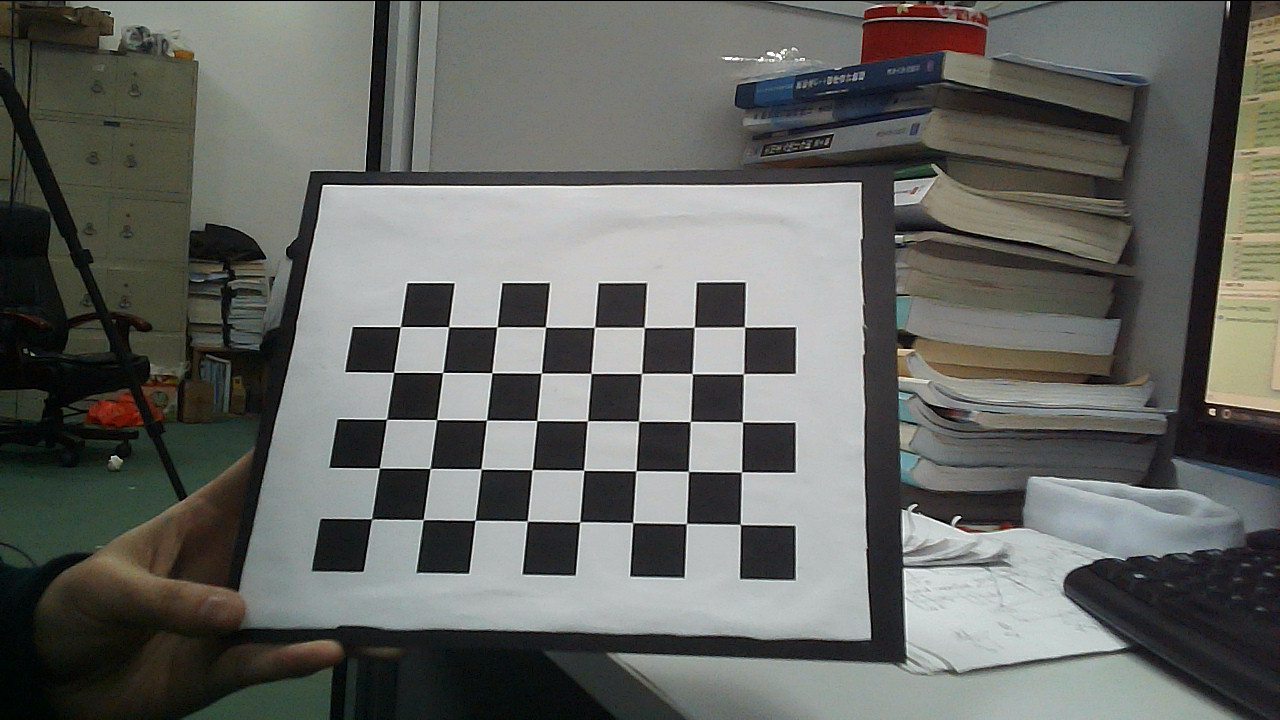
%> input picture Stereo/stereoCalibration/stereo calibration20171130/left/left01.png, 1280 x 720 px
$ octave stereo_test.m   (GNU Octave 9; MATLAB toolbox functions it lacks are replaced by stand-ins)
%> lines starting %> are read from the running program, lines starting %| are printed output that depends on the picture
%stereo test
dirname = 'C:/Users/w9349/OneDrive - Platinum/mycodelib/stereoCalibration/stereo calibration20171130/';
imgl = imread([dirname, 'left/left01.png']);
%> imgl is the input picture: size 720x1280x3 uint8; mean R, G, B 100.7, 102.2, 97.9
imgr = imread([dirname, 'right/right01.png']);
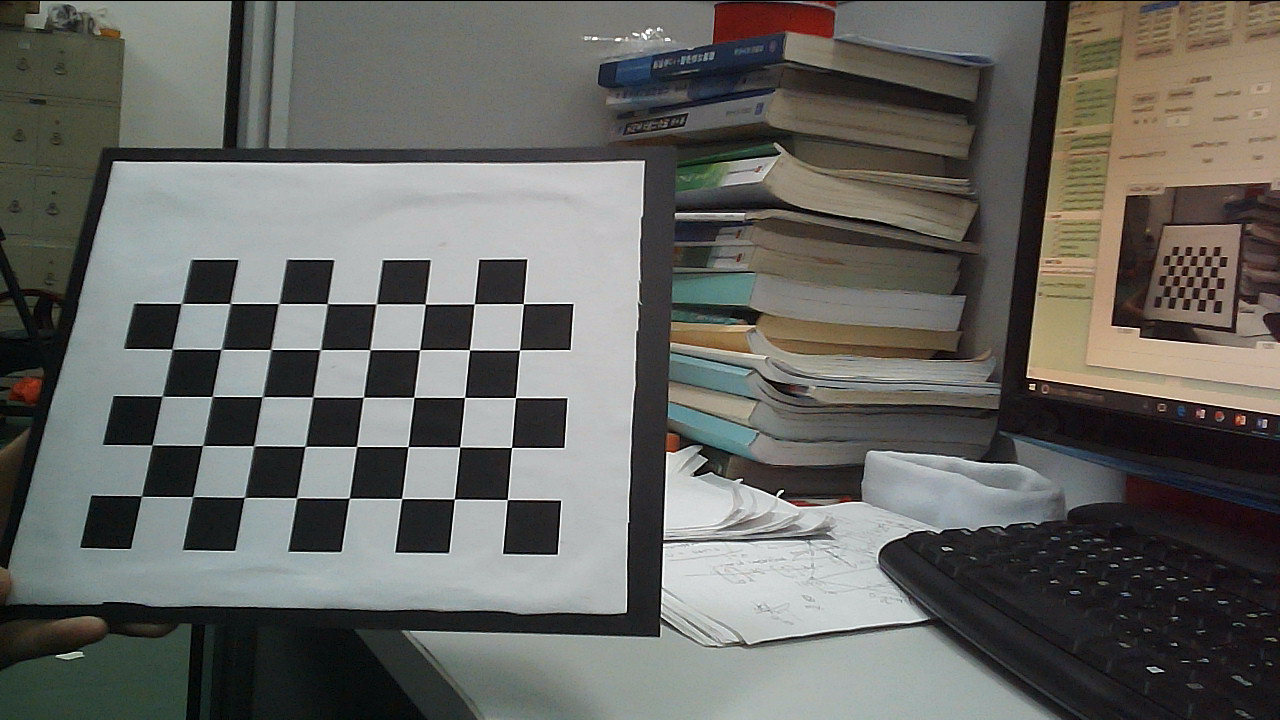
%> input picture Stereo/stereoCalibration/stereo calibration20171130/right/right01.png, 1280 x 720 px
%> imgr is the input picture: size 720x1280x3 uint8; mean R, G, B 102.7, 102.4, 98
imgl = rgb2gray(imgl);
%> imgl: size 720x1280 uint8
imgr = rgb2gray(imgr);
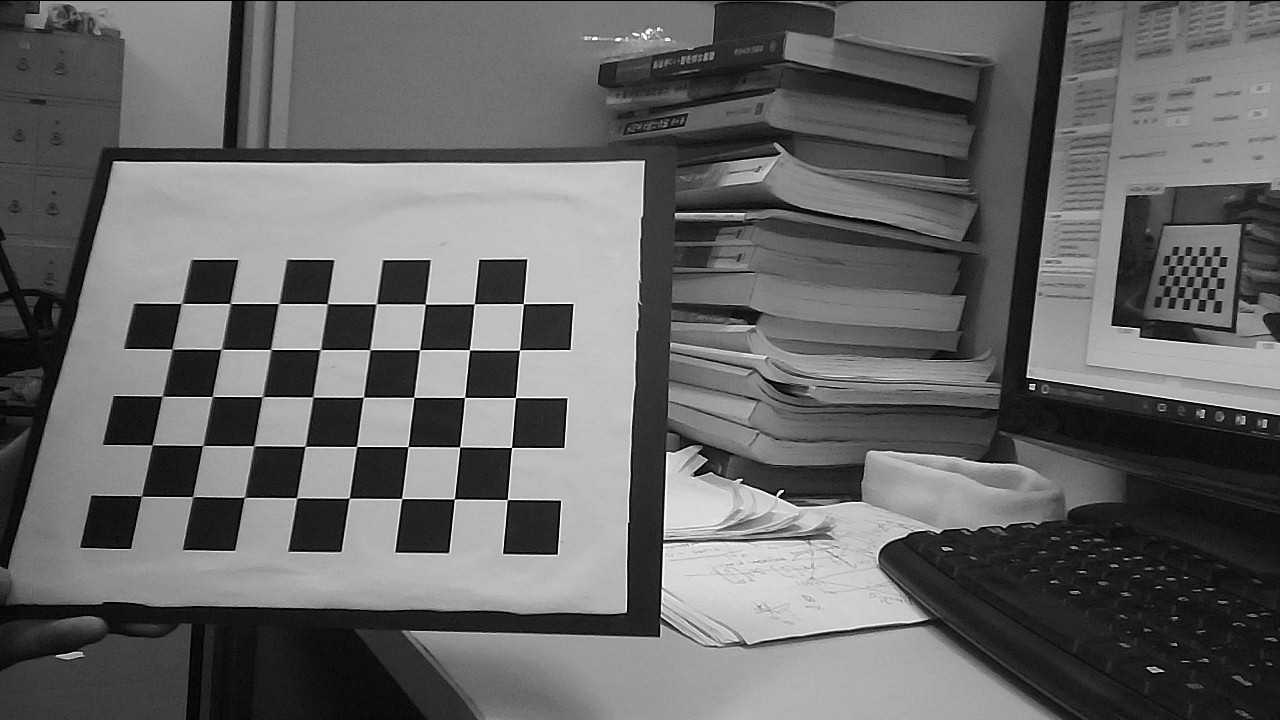
%> imgr: size 720x1280 uint8; min 0, max 255, mean 102

% filter 之后，重建效果更好
imgl = imgaussfilt(imgl,3);
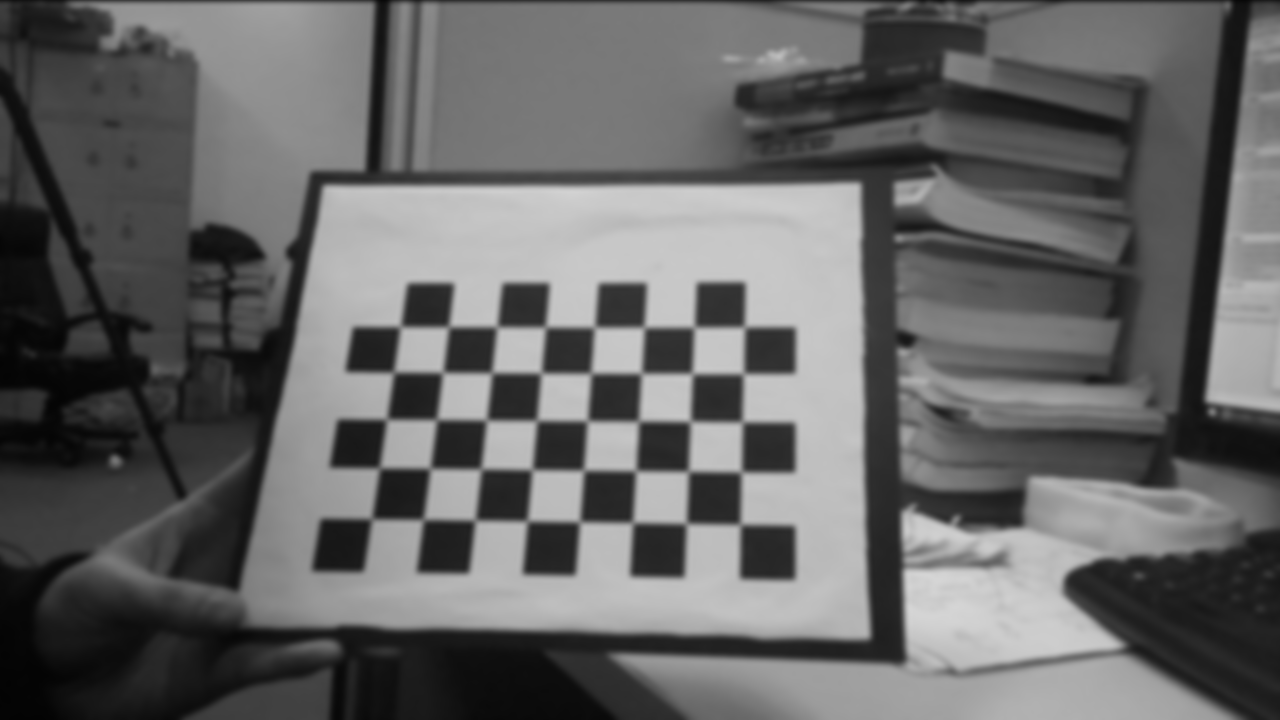
%> imgl: size 720x1280 uint8; min 3, max 213, mean 101.1
imgr = imgaussfilt(imgr,3);
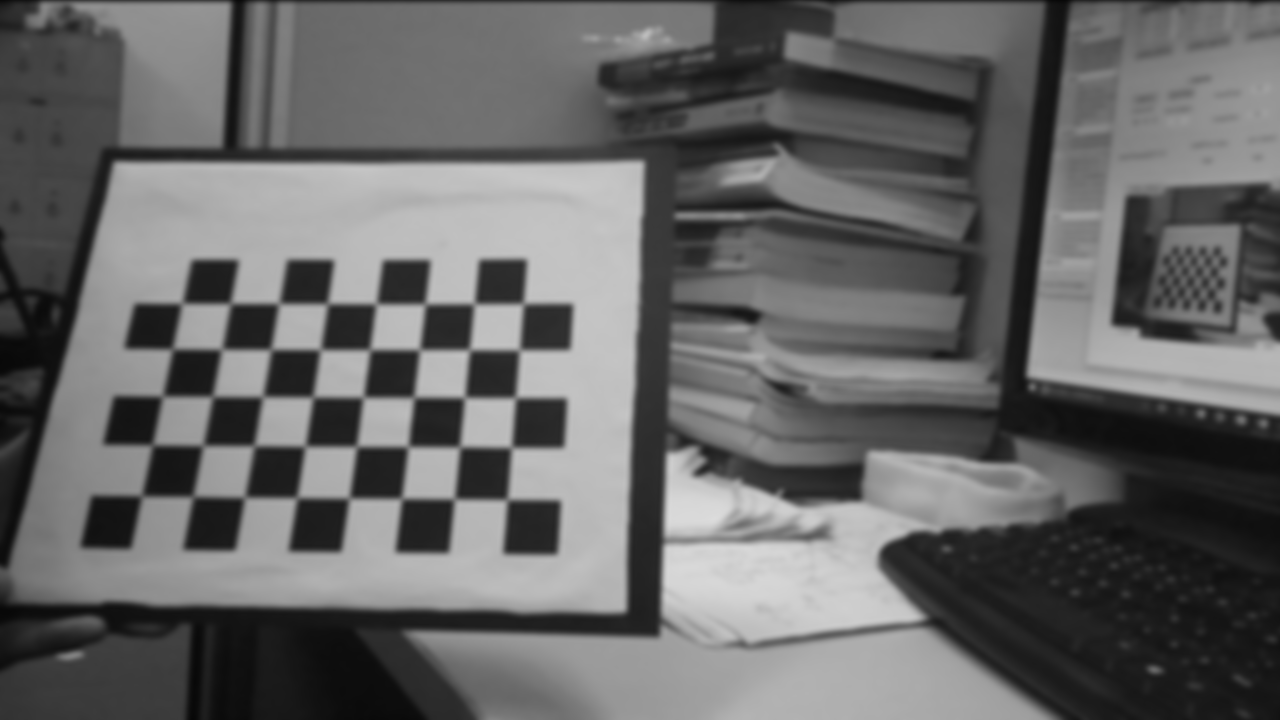
%> imgr: size 720x1280 uint8; min 7, max 220, mean 101.9

%%  1 稠密重建
% rectify
%> (the run ends here)
